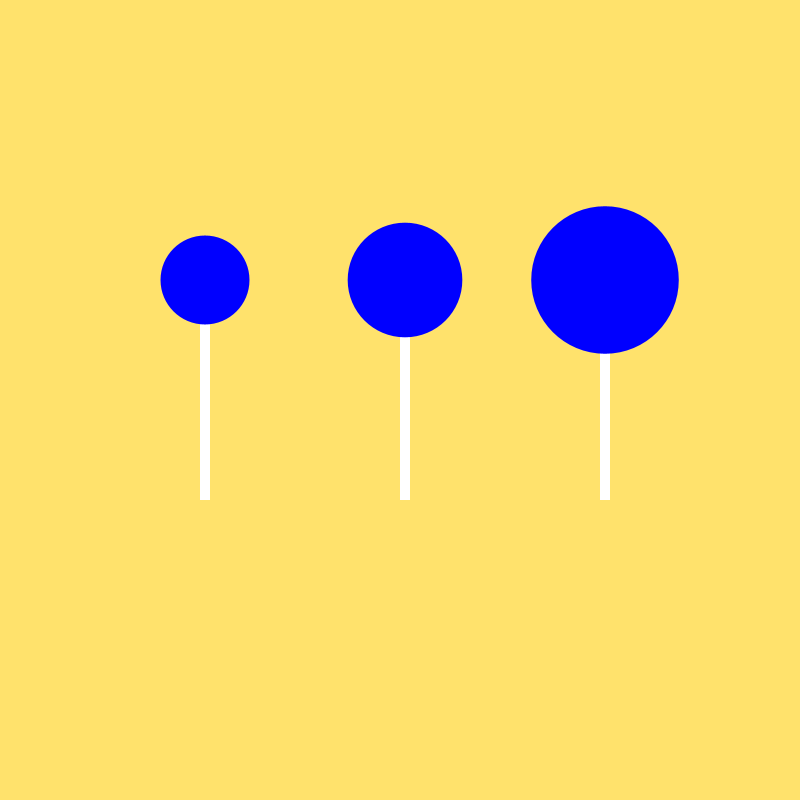
Frame 1 (no input)
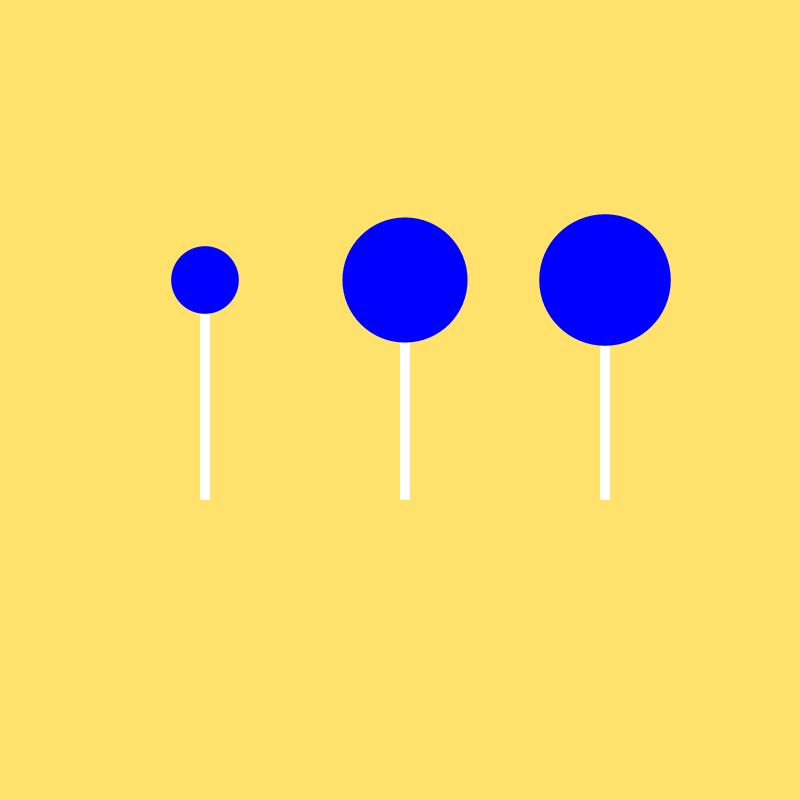
Frame 60 (the mouse pressed at the canvas centre just before this capture)
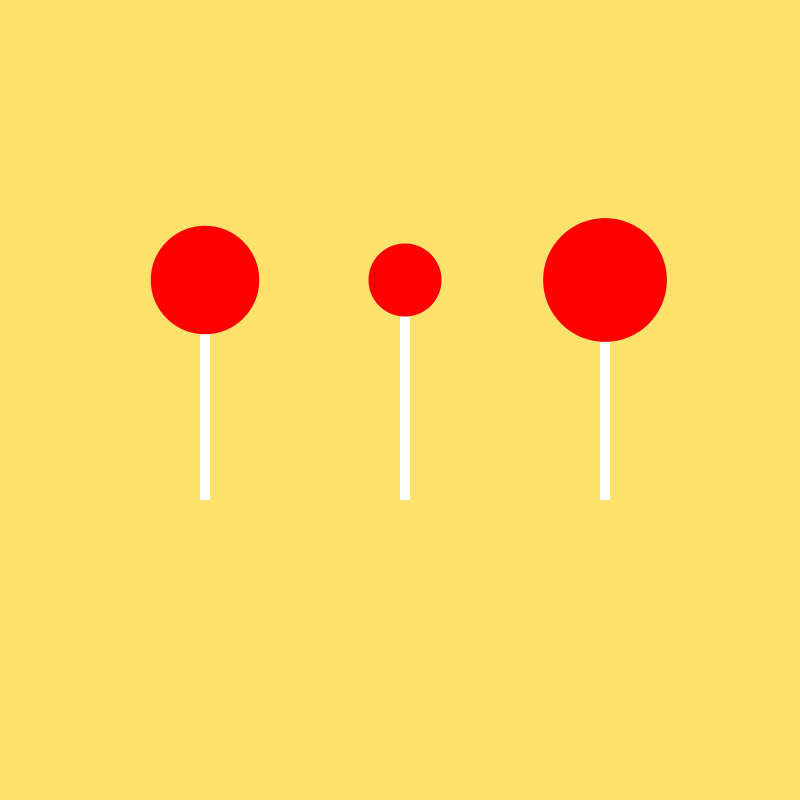
Frame 120 (the mouse held since frame 60 and released just before this capture)

The Processing sketch that drew these frames (run headless with seeded random() and noise(); from frame 60 on, the mouse is pressed at the canvas centre):

// Processing sketch: code1_week2_lollipops
// ── code1_week2_lollipops.pde

int moveX = 0;
int moveY = 200;
float x = 0.5;
void setup(){
  
  size (800, 800);
  frameRate(5);
}


//system variables- mouse x and mouse y

void draw (){

  background(255, 226, 108);
  noStroke();
  float r = random(50, 150);
  float r1 = random(50, 200);
  float r2 = random (100, 150);
  
  
  //sticks
  fill(255, 255, 255);
  rect (400, 300, 10, 200);
  rect (200, 300, 10, 200);
  rect (600, 300, 10, 200);
  
 if (mousePressed) {
    fill (255, 0, 0);
  } 
  else{ 
    fill (0, 0, 255);
}
  //candy
  //fill(124, 151, 255);
  ellipse(405, 280, r , r);
  
  //fill(255, 111, 130);
  ellipse(205, 280, r1 , r1);
  
  //fill(97, 209, 101);
  ellipse(605, 280, r2 , r2);
  
  
  moveX = moveX + 3;
  


  
 
  
  
  //ellipse(mouseX, mouseY, mta, mta);
  
  //ellipse(moveX,moveY, r, r);

  //moveX = moveX + 3;

  //println(r);
  
}
